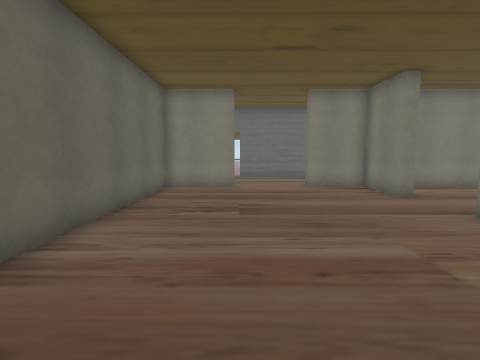
[1] (above)

24 first-person views from a walk through a scene from a Unity 3-D project. The camera is 1.5 m above the floor, tilts 6° down and sees 85° across. The floor is counted in squares, 1 m on a side. Each view is taken from the middle of a square. On the plan, view 1 faces up. The plan holds only what a view shows up to about 14 squares ahead; the rest is blank. The place goes on beyond the plan. The player character is not drawn. Some surface patterns are stand-ins.

[2]
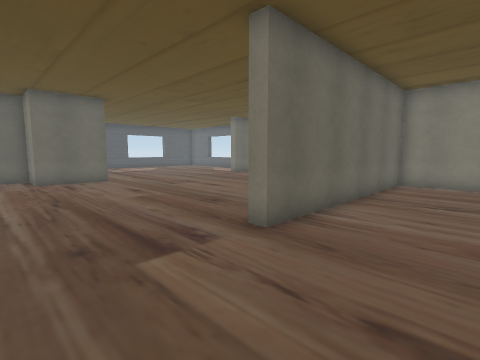

[3]
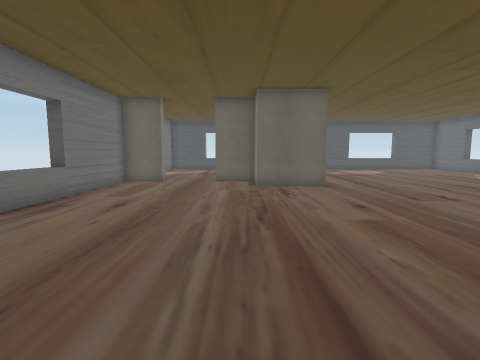

[4]
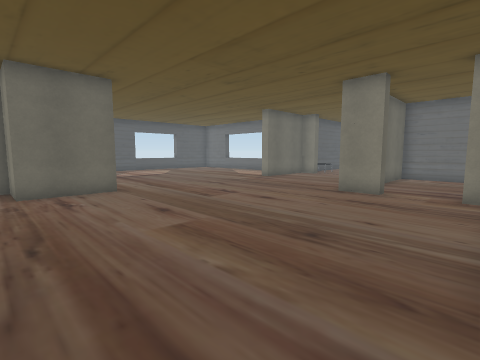

[5]
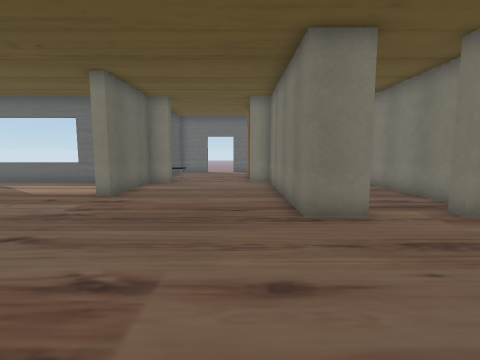

[6]
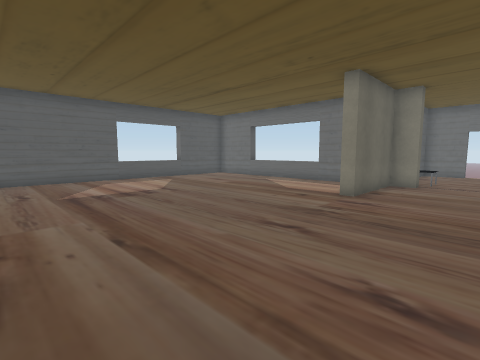

[7]
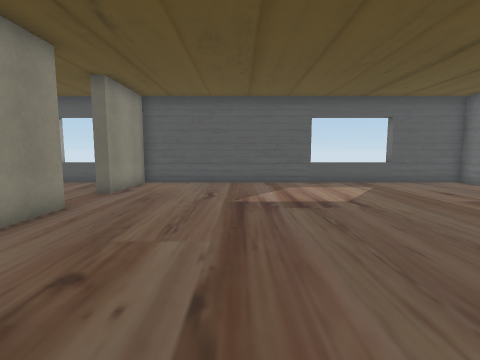

[8]
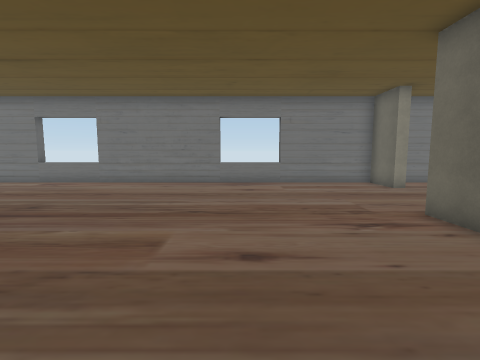

[9]
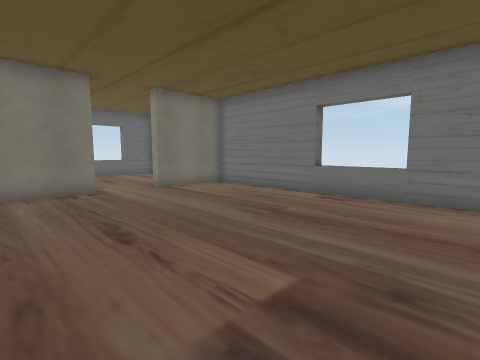

[10]
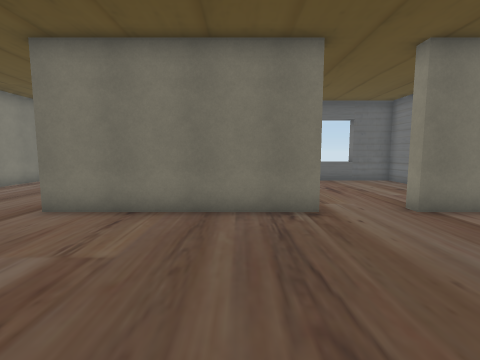

[11]
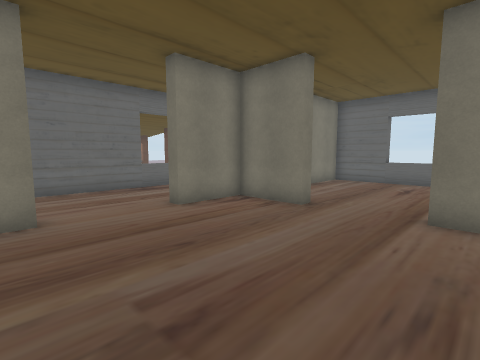

[12]
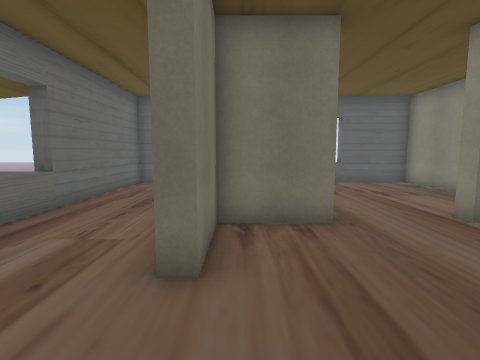

[13]
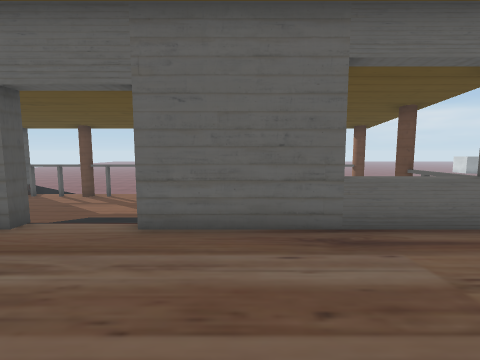

[14]
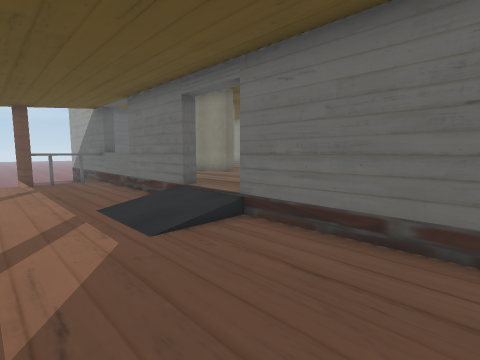

[15]
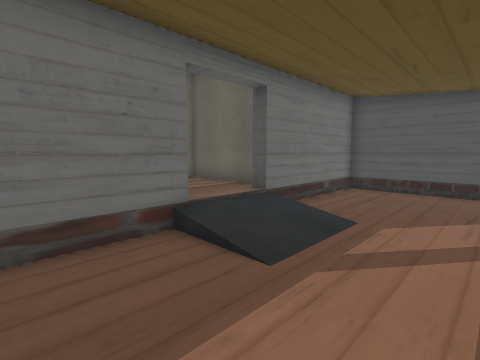

[16]
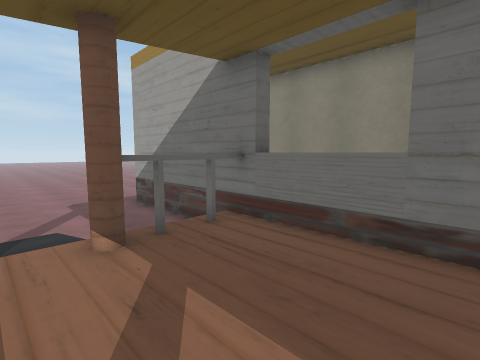

[17]
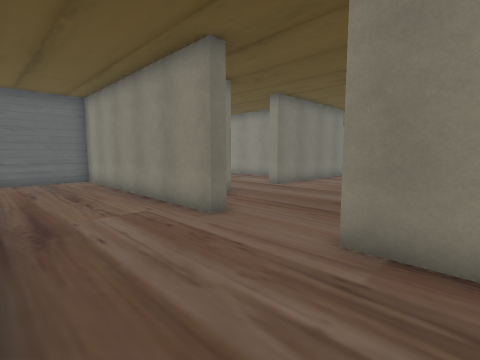

[18]
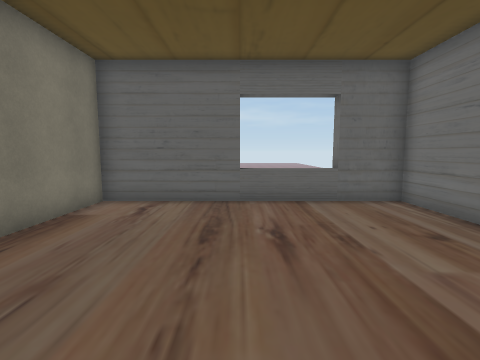

[19]
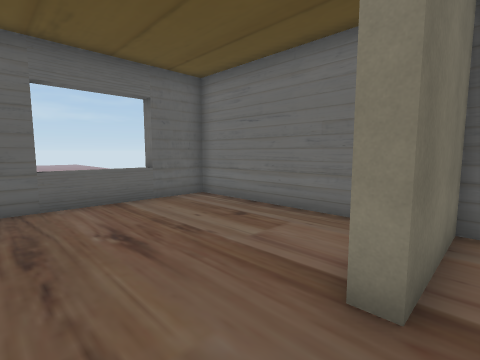

[20]
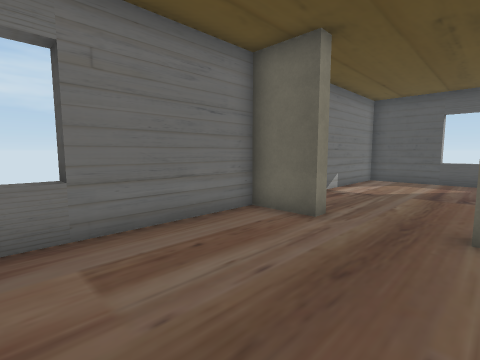

[21]
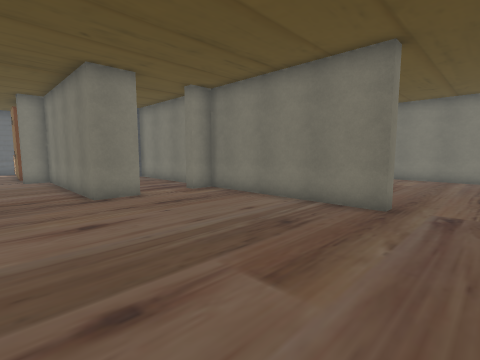

[22]
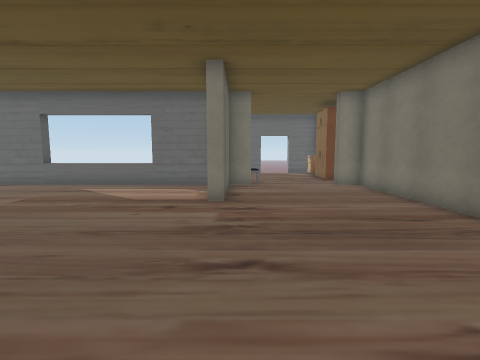

[23]
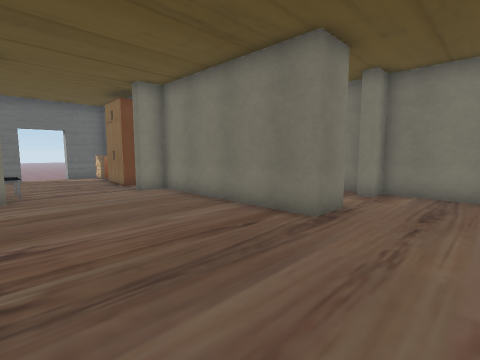

[24]
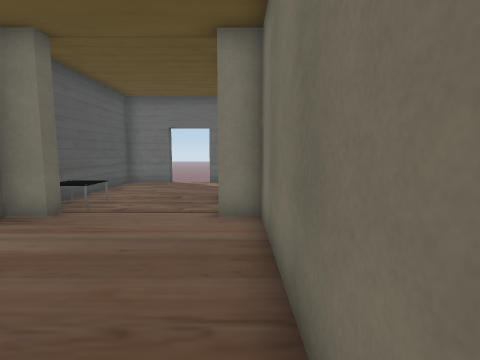

### Floor plan
Key: @ floor where view 1 was taken; # wall or solid block; . main floor; - floor 0.25 m lower than the main floor; _ floor 0.5 m lower than the main floor; < floor 0.75 m lower than the main floor; ( floor 1 m lower than the main floor; / step, stairs or slope; = window, fence, low wall or low ledge; ^ raised ledge; T table; W wardrobe; R dresser; O other object.
Columns run from 26 left of view 1 to 16 right of it. Each row starts with its distance up from view 1.
 21            #.....R#________________//(((((
 20            #.....R#_______________O</((((((
 19            #.....W#_______________# (((((((
 18            #TT...W#_____///______#/ (((((((
 17            #TT....#_____//-______#/ (((((
 16 ####====#####....#######...####^^#######(
 15 #..........#......#...##...............#
 14 #..........#......#...##...............#
 13 #..........#......#...##...............#
 12 =.................#...####....##########
 11 =.................#...##........#......#
 10 =.................#...##........#......#
  9 =.................##..##...............#
  8 #.....................##...............=
  7 #.....................##...............=
  6 #.....................##........#......#
  5 #.....................##........#......#
  4 #.....................##........# .....#
  3 #.....................##........#   ####
  2 #..........#..........##........#   ####
  1 #..........#....................# .....#
  0 ####...#####..............@.....#......#
 -1 # ...    #.............................#
 -2 =........#.............................#
 -3 =......................................=
 -4 #...............................#......=
 -5 #........#......................#......#
 -6 #........#......................#......#
 -7 ###############==#######==##############

Where each view was taken, in squares from view 1:
view 1: 0 up, 0 right, facing up
view 2: 2 down, 0 right, facing up-left
view 3: 1 down, 3 left, facing left
view 4: 1 down, 4 left, facing up-left
view 5: 3 up, 10 left, facing up
view 6: 3 up, 11 left, facing up-left
view 7: 5 up, 13 left, facing left
view 8: 6 up, 10 left, facing down
view 9: 2 up, 5 left, facing down-right
view 10: 1 up, 1 left, facing right
view 11: 5 up, 1 left, facing up-right
view 12: 11 up, 0 right, facing right
view 13: 11 up, 2 right, facing up
view 14: 21 up, 7 left, facing down-right
view 15: 21 up, 3 right, facing down-left
view 16: 21 up, 3 right, facing down-right
view 17: 16 up, 2 left, facing down-right
view 18: 2 down, 5 right, facing right
view 19: 1 down, 5 right, facing down-right
view 20: 2 down, 11 left, facing down-left
view 21: 0 up, 11 left, facing up-right
view 22: 4 up, 14 left, facing up
view 23: 6 up, 14 left, facing up-right
view 24: 10 up, 9 left, facing up
